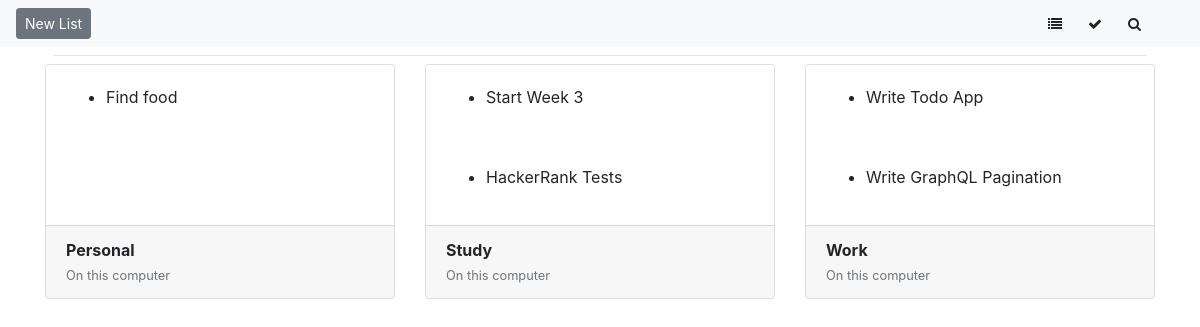
Before: / with the older database file.
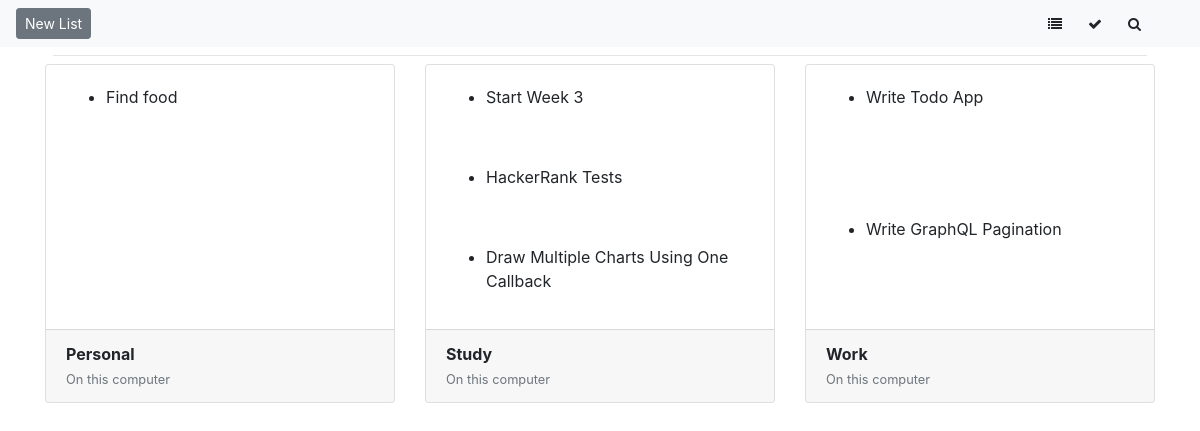
After: the same page with the newer database file.
### tables this page shows
CREATE TABLE tasks(
    id INTEGER PRIMARY KEY AUTOINCREMENT,
    task_type_id INTEGER NOT NULL,
    title VARCHAR NOT NULL,
    content TEXT NOT NULL,
    priority VARCHAR NOT NULL DEFAULT LOW,
    complete INTEGER NOT NULL DEFAULT 0,
    date_created TIMESTAMP NOT NULL DEFAULT CURRENT_TIMESTAMP,
    FOREIGN KEY (task_type_id) REFERENCES task_types (id)
);

CREATE TABLE task_types(
    id INTEGER PRIMARY KEY AUTOINCREMENT,
    name VARCHAR NOT NULL

);

### app.py (the view)
@app.route("/")
def index():
    conn = get_db_connection()
    task_types = conn.execute('SELECT * FROM task_types').fetchall()
    tasks = conn.execute(
        'SELECT i.*, t.name FROM tasks i JOIN task_types t ON i.task_type_id = t.id ORDER BY t.name'
    ).fetchall()
    lists = {}
    for k, g in groupby(tasks, key=lambda t: t['name']):
        lists[k] = list(g)
    conn.close()
    return render_template('index.html', lists=lists, types=task_types)

### app.py (called while the page is built)
def get_db_connection():
    conn = sqlite3.connect('database.db')
    conn.row_factory = sqlite3.Row
    return conn

### templates/index.html
    {% extends 'layout.html' %}
    {% block content %}
        <hr class="m-2" />
        <div class="card-deck">
            {% if lists %}
                {% for list, items in lists.items() %}
                <div class="card">
                    {% for item in items %}
                        <div class="card-body">
                            <ul>
                                <li>{{ item.title }}</li>
                            </ul>
                        </div>
                    {% endfor %}
                    <div class="card-footer">
                        <strong>{{ list }}</strong>
                        <p class="m-0 text-muted">
                        <small>On this computer</small>
                        </p>
                    </div>
                </div>
                {% endfor %}
            {% else %}
                <div class="card">
                    <div class="card-body">
                        <h6>No Tasks</h6>
                    </div>
                </div>
            {% endif %}
        </div>
    {% endblock content %}

### templates/layout.html (shortened to what this page needs)
<!DOCTYPE html>
<html lang="en">
<head>
    <link rel="stylesheet" href="https://stackpath.bootstrapcdn.com/bootstrap/4.3.1/css/bootstrap.min.css">
    <link rel="stylesheet" href="{{ url_for('static', filename= 'css/style.css') }}">
    <link rel="stylesheet" href="https://stackpath.bootstrapcdn.com/font-awesome/4.7.0/css/font-awesome.min.css">
    <link href="https://cdn.materialdesignicons.com/5.0.45/css/materialdesignicons.min.css" rel="stylesheet">
</head>
<body>
    {% if url_for('detail') == request.path %}
        {% include "app-nav.html" %}
    {% else %}
        {% include "home-nav.html" %}
    {% endif %}
    <div class="container">
        {% block content %}{% endblock %}
    </div>
</body>
</html>

### templates/home-nav.html (shortened to what this page needs)
<nav class="navbar navbar-expand-lg navbar-light bg-light">
    <div class="collapse navbar-collapse" id="navbarSupportedContent">
        <ul class="navbar-nav mr-auto">
        <li class="nav-item">
            <button
            class="btn btn-secondary btn-sm"
            onClick={this.openNewListForm}
            >
            New List
            </button>
        </li>
        </ul>
    </div>
    <div class="collapse navbar-collapse" id="navbarSupportedContent">
        <ul class="navbar-nav ml-auto">
        <li class="nav-item">
            <a class="btn btn-light mr-2 btn-sm" href="#">
                <i class="fa fa-list"></i>
            </a>
        </li>
        <li class="nav-item">
            <a class="btn btn-light mr-2 btn-sm" href="#">
                <i class="fa fa-check"></i>
            </a>
        </li>
        <li class="nav-item">
            <a class="btn btn-light mr-2 btn-sm" href="#">
                <i class="fa fa-search"></i>
            </a>
        </li>
        <li class="nav-item">
            <a class="btn btn-light mr-2 btn-sm" href="#">
            </a>
        </li>
        </ul>
    </div>
</nav>

Changed rows visible on the page:
added tasks: title "Draw Multiple Charts Using One Callback", shown under "Study"
